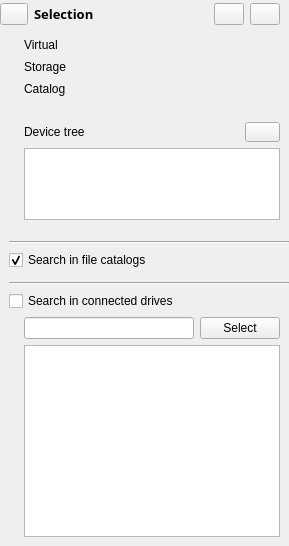
      <widget class="QWidget" name="splitter_widget_Filters" native="true">
       <property name="minimumSize">
        <size>
         <width>200</width>
         <height>0</height>
        </size>
       </property>
       <layout class="QGridLayout" name="gridLayout_7">
        <property name="leftMargin">
         <number>0</number>
        </property>
        <property name="topMargin">
         <number>0</number>
        </property>
        <property name="rightMargin">
         <number>0</number>
        </property>
        <property name="bottomMargin">
         <number>0</number>
        </property>
        <item row="3" column="0">
         <widget class="QWidget" name="Filters_widget" native="true">
          <property name="styleSheet">
           <string notr="true"/>
          </property>
          <layout class="QVBoxLayout" name="verticalLayout_12">
           <property name="leftMargin">
            <number>9</number>
           </property>
           <property name="topMargin">
            <number>0</number>
           </property>
           <property name="rightMargin">
            <number>0</number>
           </property>
           <item>
            <widget class="QWidget" name="Filters_widget_CatalogSelectionBox" native="true">
             <layout class="QVBoxLayout" name="verticalLayout_11">
              <property name="leftMargin">
               <number>15</number>
              </property>
              <property name="topMargin">
               <number>0</number>
              </property>
              <item>
               <layout class="QGridLayout" name="Filters_gridLayout_2">
                <item row="0" column="0">
                 <widget class="QLabel" name="Filters_label_Catalog_2">
                  <property name="minimumSize">
                   <size>
                    <width>70</width>
                    <height>0</height>
                   </size>
                  </property>
                  <property name="maximumSize">
                   <size>
                    <width>40</width>
                    <height>16777215</height>
                   </size>
                  </property>
                  <property name="text">
                   <string>Virtual</string>
                  </property>
                  <property name="alignment">
                   <set>Qt::AlignmentFlag::AlignLeading|Qt::AlignmentFlag::AlignLeft|Qt::AlignmentFlag::AlignVCenter</set>
                  </property>
                 </widget>
                </item>
                <item row="0" column="1">
                 <widget class="QLabel" name="Filters_label_DisplayDevice">
                  <property name="font">
                   <font>
                    <family>Noto Sans</family>
                    <bold>true</bold>
                   </font>
                  </property>
                  <property name="text">
                   <string/>
                  </property>
                 </widget>
                </item>
                <item row="1" column="1">
                 <widget class="QLabel" name="Filters_label_DisplayStorage">
                  <property name="font">
                   <font>
                    <family>Noto Sans</family>
                    <bold>true</bold>
                   </font>
                  </property>
                  <property name="text">
                   <string/>
                  </property>
                 </widget>
                </item>
                <item row="1" column="0">
                 <widget class="QLabel" name="Filters_label_Storage">
                  <property name="minimumSize">
                   <size>
                    <width>70</width>
                    <height>0</height>
                   </size>
                  </property>
                  <property name="maximumSize">
                   <size>
                    <width>40</width>
                    <height>16777215</height>
                   </size>
                  </property>
                  <property name="text">
                   <string>Storage</string>
                  </property>
                  <property name="alignment">
                   <set>Qt::AlignmentFlag::AlignLeading|Qt::AlignmentFlag::AlignLeft|Qt::AlignmentFlag::AlignVCenter</set>
                  </property>
                 </widget>
                </item>
                <item row="2" column="0">
                 <widget class="QLabel" name="Filters_label_Catalog">
                  <property name="minimumSize">
                   <size>
                    <width>70</width>
                    <height>0</height>
                   </size>
                  </property>
                  <property name="maximumSize">
                   <size>
                    <width>40</width>
                    <height>16777215</height>
                   </size>
                  </property>
                  <property name="text">
                   <string>Catalog</string>
                  </property>
                  <property name="alignment">
                   <set>Qt::AlignmentFlag::AlignLeading|Qt::AlignmentFlag::AlignLeft|Qt::AlignmentFlag::AlignVCenter</set>
                  </property>
                 </widget>
                </item>
                <item row="2" column="1">
                 <widget class="QLabel" name="Filters_label_DisplayCatalog">
                  <property name="font">
                   <font>
                    <family>Noto Sans</family>
                    <bold>true</bold>
                   </font>
                  </property>
                  <property name="text">
                   <string/>
                  </property>
                 </widget>
                </item>
               </layout>
              </item>
             </layout>
            </widget>
           </item>
           <item>
            <spacer name="Filters_verticalSpacer_4">
             <property name="orientation">
              <enum>Qt::Orientation::Vertical</enum>
             </property>
             <property name="sizeType">
              <enum>QSizePolicy::Policy::Fixed</enum>
             </property>
             <property name="sizeHint" stdset="0">
              <size>
               <width>20</width>
               <height>10</height>
              </size>
             </property>
            </spacer>
           </item>
           <item>
            <widget class="QWidget" name="Filters_widget_CatalogSelectionTree" native="true">
             <layout class="QVBoxLayout" name="verticalLayout_2">
              <property name="leftMargin">
               <number>15</number>
              </property>
              <property name="topMargin">
               <number>0</number>
              </property>
              <item>
               <layout class="QHBoxLayout" name="Filters_horizontalLayout_12">
                <item>
                 <widget class="QLabel" name="Filters_label_DeviceTree">
                  <property name="minimumSize">
                   <size>
                    <width>70</width>
                    <height>0</height>
                   </size>
                  </property>
                  <property name="text">
                   <string>Device tree</string>
                  </property>
                  <property name="alignment">
                   <set>Qt::AlignmentFlag::AlignLeading|Qt::AlignmentFlag::AlignLeft|Qt::AlignmentFlag::AlignVCenter</set>
                  </property>
                 </widget>
                </item>
                <item>
                 <spacer name="Filters_horizontalSpacer_9">
                  <property name="orientation">
                   <enum>Qt::Orientation::Horizontal</enum>
                  </property>
                  <property name="sizeHint" stdset="0">
                   <size>
                    <width>40</width>
                    <height>20</height>
                   </size>
                  </property>
                 </spacer>
                </item>
                <item>
                 <widget class="QPushButton" name="Filters_pushButton_TreeExpandCollapse">
                  <property name="maximumSize">
                   <size>
                    <width>35</width>
                    <height>22</height>
                   </size>
                  </property>
                  <property name="toolTip">
                   <string>Expand 1 level, 2 levels, or collapse</string>
                  </property>
                  <property name="statusTip">
                   <string/>
                  </property>
                  <property name="styleSheet">
                   <string notr="true">padding: 2px 10px;</string>
                  </property>
                  <property name="text">
                   <string/>
                  </property>
                  <property name="icon">
                   <iconset theme="expand-all"/>
                  </property>
                 </widget>
                </item>
               </layout>
              </item>
              <item>
               <widget class="QTreeView" name="Filters_treeView_Devices">
                <property name="sizeAdjustPolicy">
                 <enum>QAbstractScrollArea::SizeAdjustPolicy::AdjustToContents</enum>
                </property>
                <property name="editTriggers">
                 <set>QAbstractItemView::EditTrigger::NoEditTriggers</set>
                </property>
                <property name="alternatingRowColors">
                 <bool>false</bool>
                </property>
                <property name="selectionBehavior">
                 <enum>QAbstractItemView::SelectionBehavior::SelectRows</enum>
                </property>
                <property name="rootIsDecorated">
                 <bool>true</bool>
                </property>
                <property name="sortingEnabled">
                 <bool>true</bool>
                </property>
                <property name="animated">
                 <bool>true</bool>
                </property>
               </widget>
              </item>
             </layout>
            </widget>
           </item>
           <item>
            <layout class="QVBoxLayout" name="Filters_verticalLayout_Separate_3">
             <property name="topMargin">
              <number>6</number>
             </property>
             <item>
              <widget class="Line" name="Filters_line_1">
               <property name="lineWidth">
                <number>1</number>
               </property>
               <property name="midLineWidth">
                <number>0</number>
               </property>
               <property name="orientation">
                <enum>Qt::Orientation::Horizontal</enum>
               </property>
              </widget>
             </item>
            </layout>
           </item>
           <item>
            <widget class="QCheckBox" name="Filters_checkBox_SearchInCatalogs">
             <property name="enabled">
              <bool>true</bool>
             </property>
             <property name="sizePolicy">
              <sizepolicy hsizetype="Preferred" vsizetype="Fixed">
               <horstretch>0</horstretch>
               <verstretch>0</verstretch>
              </sizepolicy>
             </property>
             <property name="text">
              <string>Search in file catalogs</string>
             </property>
             <property name="checked">
              <bool>true</bool>
             </property>
            </widget>
           </item>
           <item>
            <layout class="QVBoxLayout" name="Filters_verticalLayout_Separate_2">
             <property name="topMargin">
              <number>6</number>
             </property>
             <item>
              <widget class="Line" name="Filters_line_2">
               <property name="lineWidth">
                <number>1</number>
               </property>
               <property name="midLineWidth">
                <number>0</number>
               </property>
               <property name="orientation">
                <enum>Qt::Orientation::Horizontal</enum>
               </property>
              </widget>
             </item>
            </layout>
           </item>
           <item>
            <widget class="QCheckBox" name="Filters_checkBox_SearchInConnectedDrives">
             <property name="sizePolicy">
              <sizepolicy hsizetype="Preferred" vsizetype="Fixed">
               <horstretch>0</horstretch>
               <verstretch>0</verstretch>
              </sizepolicy>
             </property>
             <property name="text">
              <string>Search in connected drives</string>
             </property>
            </widget>
           </item>
           <item>
            <widget class="QWidget" name="Filters_widget_ConnectedDrives" native="true">
             <property name="sizePolicy">
              <sizepolicy hsizetype="Expanding" vsizetype="Expanding">
               <horstretch>0</horstretch>
               <verstretch>0</verstretch>
              </sizepolicy>
             </property>
             <layout class="QVBoxLayout" name="verticalLayout_3">
              <property name="leftMargin">
               <number>15</number>
              </property>
              <property name="topMargin">
               <number>0</number>
              </property>
              <property name="bottomMargin">
               <number>0</number>
              </property>
              <item>
               <layout class="QHBoxLayout" name="Filters_horizontalLayout_Input_2">
                <item>
                 <widget class="QLineEdit" name="Filters_lineEdit_SeletedDirectory">
                  <property name="enabled">
                   <bool>true</bool>
                  </property>
                  <property name="text">
                   <string/>
                  </property>
                 </widget>
                </item>
                <item>
                 <widget class="QPushButton" name="Filter_pushButton_PickPath">
                  <property name="maximumSize">
                   <size>
                    <width>120</width>
                    <height>16777215</height>
                   </size>
                  </property>
                  <property name="toolTip">
                   <string>Select the path</string>
                  </property>
                  <property name="text">
                   <string>Select</string>
                  </property>
                  <property name="icon">
                   <iconset theme="edit-select"/>
                  </property>
                 </widget>
                </item>
               </layout>
              </item>
              <item>
               <widget class="QTreeView" name="Filters_treeView_Directory">
                <property name="enabled">
                 <bool>true</bool>
                </property>
               </widget>
              </item>
             </layout>
            </widget>
           </item>
          </layout>
         </widget>
        </item>
        <item row="2" column="0">
         <widget class="QWidget" name="splitter_widget_Filters_Hide" native="true">
          <layout class="QHBoxLayout" name="horizontalLayout_7">
           <property name="leftMargin">
            <number>0</number>
           </property>
           <property name="topMargin">
            <number>0</number>
           </property>
           <property name="rightMargin">
            <number>9</number>
           </property>
           <property name="bottomMargin">
            <number>6</number>
           </property>
           <item>
            <widget class="QPushButton" name="Filters_pushButton_Filters_Hide">
             <property name="maximumSize">
              <size>
               <width>28</width>
               <height>22</height>
              </size>
             </property>
             <property name="toolTip">
              <string>Show/Hide Filters</string>
             </property>
             <property name="statusTip">
              <string/>
             </property>
             <property name="styleSheet">
              <string notr="true"/>
             </property>
             <property name="text">
              <string/>
             </property>
             <property name="icon">
              <iconset theme="go-previous"/>
             </property>
            </widget>
           </item>
           <item>
            <layout class="QHBoxLayout" name="Filters_horizontalLayout_11">
             <item>
              <widget class="QLabel" name="Filters_label_Selection">
               <property name="font">
                <font>
                 <family>Noto Sans</family>
                 <pointsize>10</pointsize>
                 <bold>true</bold>
                </font>
               </property>
               <property name="text">
                <string>Selection</string>
               </property>
              </widget>
             </item>
             <item>
              <spacer name="Filters_horizontalSpacer_3">
               <property name="orientation">
                <enum>Qt::Orientation::Horizontal</enum>
               </property>
               <property name="sizeHint" stdset="0">
                <size>
                 <width>40</width>
                 <height>20</height>
                </size>
               </property>
              </spacer>
             </item>
             <item>
              <widget class="QPushButton" name="Filters_pushButton_ResetGlobal">
               <property name="minimumSize">
                <size>
                 <width>30</width>
                 <height>0</height>
                </size>
               </property>
               <property name="maximumSize">
                <size>
                 <width>30</width>
                 <height>16777215</height>
                </size>
               </property>
               <property name="toolTip">
                <string>Reset all filters</string>
               </property>
               <property name="layoutDirection">
                <enum>Qt::LayoutDirection::LeftToRight</enum>
               </property>
               <property name="text">
                <string/>
               </property>
               <property name="icon">
                <iconset theme="edit-clear-history"/>
               </property>
              </widget>
             </item>
             <item>
              <widget class="QPushButton" name="Filters_pushButton_ReloadCollection">
               <property name="minimumSize">
                <size>
                 <width>30</width>
                 <height>0</height>
                </size>
               </property>
               <property name="maximumSize">
                <size>
                 <width>30</width>
                 <height>16777215</height>
                </size>
               </property>
               <property name="toolTip">
                <string>Reload all collection's data</string>
               </property>
               <property name="text">
                <string/>
               </property>
               <property name="icon">
                <iconset theme="view-refresh"/>
               </property>
              </widget>
             </item>
            </layout>
           </item>
          </layout>
         </widget>
        </item>
        <item row="1" column="0">
         <spacer name="Filters_verticalSpacer_5">
          <property name="orientation">
           <enum>Qt::Orientation::Vertical</enum>
          </property>
          <property name="sizeType">
           <enum>QSizePolicy::Policy::Fixed</enum>
          </property>
          <property name="sizeHint" stdset="0">
           <size>
            <width>20</width>
            <height>3</height>
           </size>
          </property>
         </spacer>
        </item>
       </layout>
      </widget>
